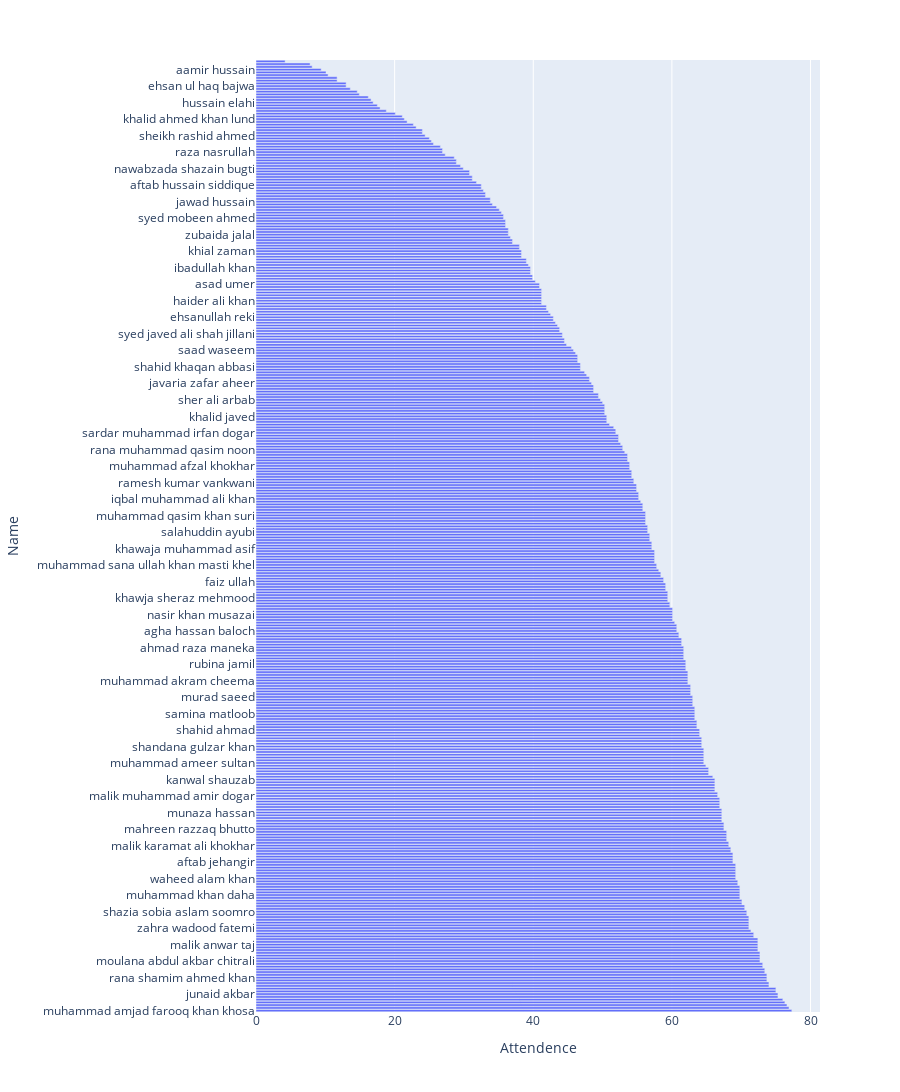

The notebook cell this image was saved under:
### Code cell
all_members_attendence = df.groupby(['Name'])['Date'].count().reset_index()
all_members_attendence = all_members_attendence.sort_values(by=['Date'], ascending=False)
all_members_attendence = all_members_attendence[['Date','Name']].reset_index(drop=True)
all_members_attendence = all_members_attendence.rename(columns={'Date': 'Attendence'})
all_members_attendence['Attendence'] = all_members_attendence['Attendence']/308*100
all_members_attendence['Attendence'] = all_members_attendence['Attendence'].round(decimals = 1)
all_members_attendence
px.bar(all_members_attendence, y='Name', x='Attendence',height=8000)

### Figure 1 — Plotly figure (JSON) as saved in the notebook; plotly's stock layout.template omitted (floating-point values rounded to 4 significant figures; data arrays with more than 128 entries replaced by an {"elided": "..."} marker saying what was removed)
{"data": [{"alignmentgroup": "True", "hovertemplate": "Attendence=%{x}<br>Name=%{y}<extra></extra>", "legendgroup": "", "marker": {"color": "#636efa", "pattern": {"shape": ""}}, "name": "", "offsetgroup": "", "orientation": "h", "showlegend": false, "textposition": "auto", "type": "bar", "x": {"elided": "346 float values"}, "xaxis": "x", "y": {"elided": "346 str values"}, "yaxis": "y"}], "layout": {"barmode": "relative", "height": 8000, "legend": {"tracegroupgap": 0}, "margin": {"t": 60}, "xaxis": {"anchor": "y", "domain": [0, 1], "title": {"text": "Attendence"}}, "yaxis": {"anchor": "x", "domain": [0, 1], "title": {"text": "Name"}}}}
